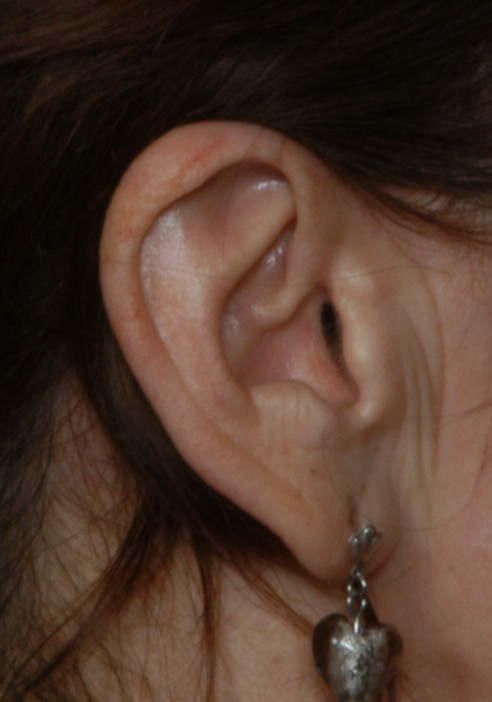
#> input picture dataset/019_left_ear.jpg, 492 x 702 px, given in place of 019_left_ear.jpg.bmp, which was not available
$ python test_ear_bounds.py dataset/019_left_ear.jpg
#> lines starting #> are read from the running program, lines starting #| are printed output that depends on the picture; after the words box and inside, x2 and y2 are one past the last pixel; in counts of white or black regions, pixels touching at a corner belong together; pictures that were not available may be replaced by others from this repository, and a replacement may not be noted
"""
[experimental]
Try to find relevant feature points in image
"""

import numpy as np
import cv2
import argparse
from matplotlib import pyplot as plt

parser = argparse.ArgumentParser()
parser.add_argument("img", help="detect corners in img")
img = parser.parse_args().img

IMG_DIR = '/Users/krupahebbar/Downloads/dataset/ear/raw/'

img = cv2.imread(IMG_DIR+img+'.bmp')
#> img is the input picture: shape (702, 492, 3); mean B, G, R 43.2, 55.9, 79.4
gray = cv2.cvtColor(img,cv2.COLOR_BGR2GRAY)
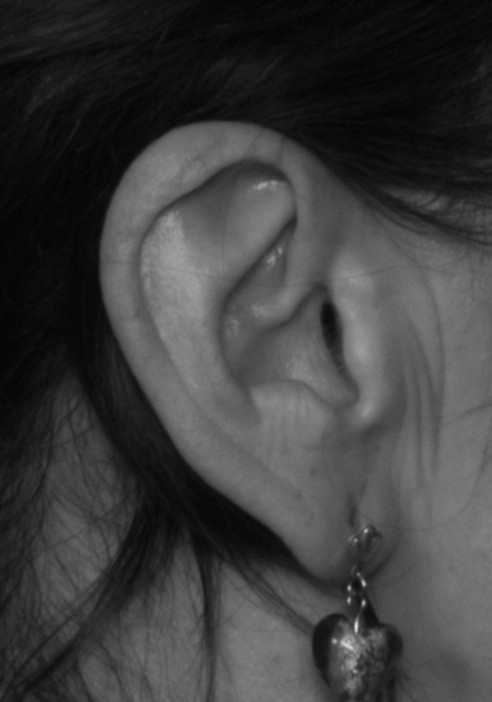
#> gray: shape (702, 492); min 3, max 227, mean 61.4

corners = cv2.goodFeaturesToTrack(gray,25,0.01,10)
#> corners = 25 rows, first 8: [364, 585], [349, 586], [363, 601], [349, 598], [366, 530], [356, 622], [334, 640], [355, 539]
corners = np.int0(corners)

for i in corners:
    x,y = i.ravel()
    cv2.circle(img,(x,y),3,255,-1)
#> this loop made 25 passes
#> (x, y) on passes 1 to 12: (364, 585), (349, 586), (363, 601), (349, 598), (366, 530), (356, 622), (334, 640), (355, 539), (358, 573), (355, 671), (352, 649), (280, 252)
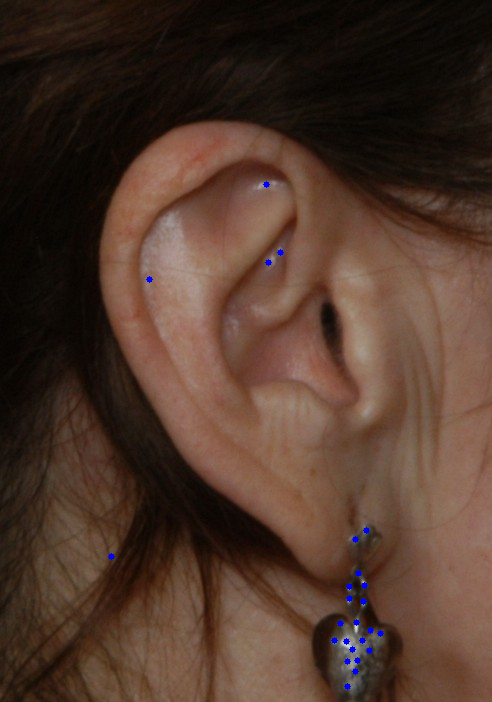
#> img: shape (702, 492, 3); 0.21% of pixels changed, all inside (x1, y1, x2, y2) = (108, 181, 384, 690)

plt.imshow(img),plt.show()

$ run again, on dataset/027_left_ear.jpg
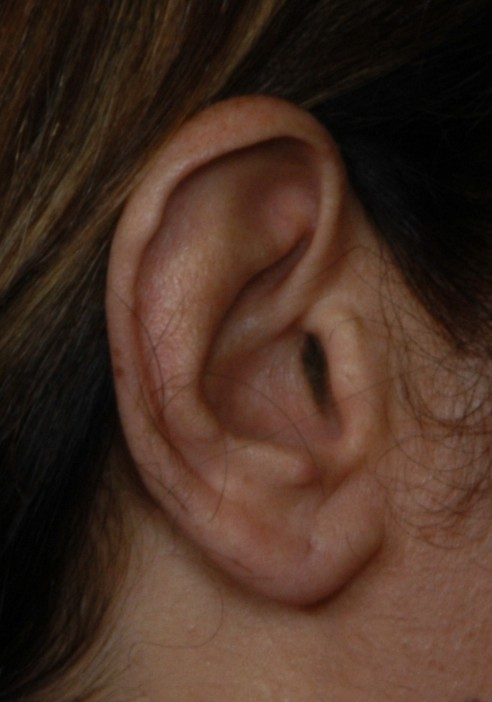
#> input picture dataset/027_left_ear.jpg, 492 x 702 px, given in place of 027_left_ear.jpg.bmp, which was not available
#> img is the input picture: shape (702, 492, 3); mean B, G, R 35.7, 47.7, 71
#> `gray = cv2.cvtColor(img,cv2.COLOR_BGR2GRAY)`:
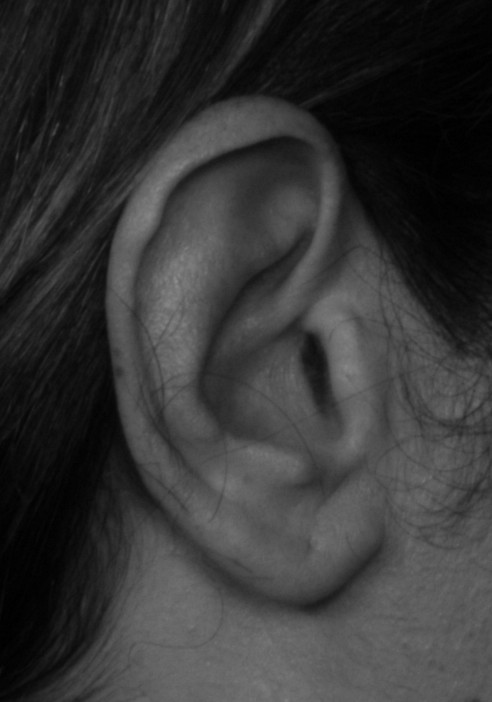
#> gray: shape (702, 492); min 0, max 141, mean 53.3
#> corners = 25 rows, first 8: [58, 123], [154, 344], [60, 85], [20, 132], [52, 134], [16, 159], [176, 281], [436, 365]
#> the loop `for i in corners:` made 25 passes
#> after the loop `for i in corners:`:
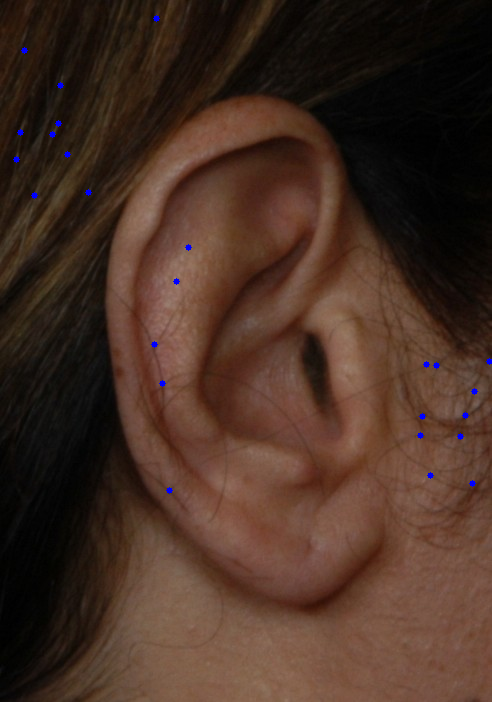
#> img: shape (702, 492, 3); 0.21% of pixels changed, all inside (x1, y1, x2, y2) = (13, 15, 492, 494)

$ run again, on dataset/028_left_ear.jpg
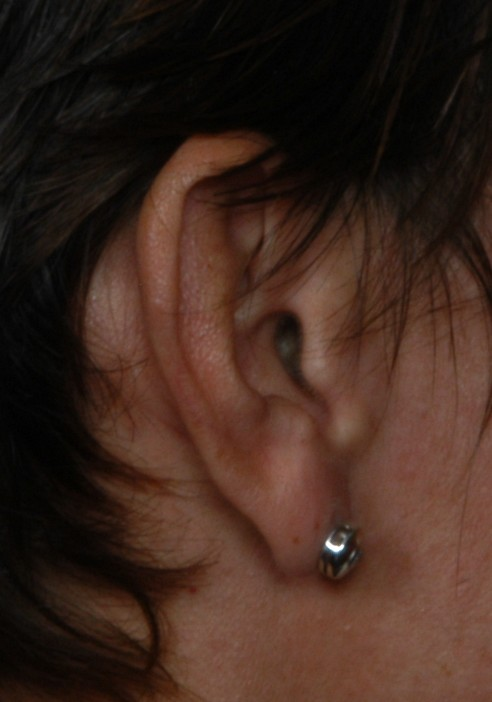
#> input picture dataset/028_left_ear.jpg, 492 x 702 px, given in place of 028_left_ear.jpg.bmp, which was not available
#> img is the input picture: shape (702, 492, 3); mean B, G, R 29.9, 39.6, 61.8
#> `gray = cv2.cvtColor(img,cv2.COLOR_BGR2GRAY)`:
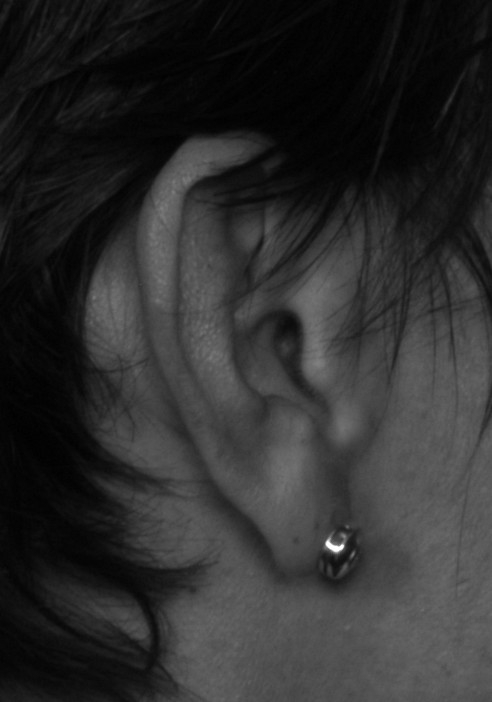
#> gray: shape (702, 492); min 0, max 255, mean 45.2
#> corners = 25 rows, first 8: [342, 545], [328, 540], [354, 551], [347, 527], [346, 564], [333, 531], [93, 298], [336, 558]
#> the loop `for i in corners:` made 25 passes
#> after the loop `for i in corners:`:
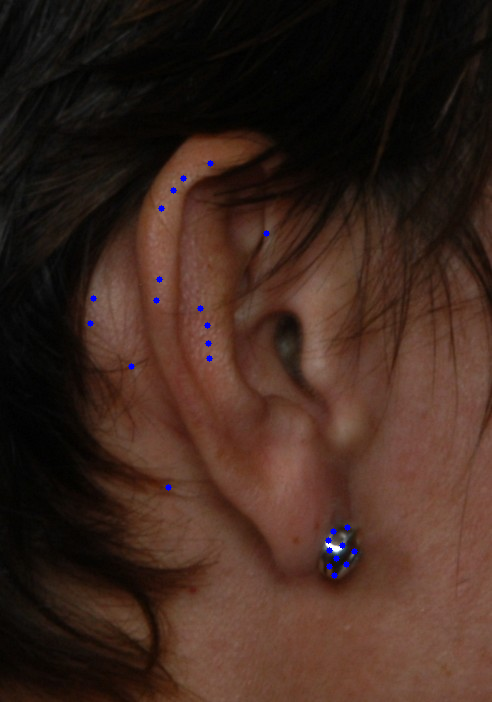
#> img: shape (702, 492, 3); 0.21% of pixels changed, all inside (x1, y1, x2, y2) = (87, 160, 358, 579)
